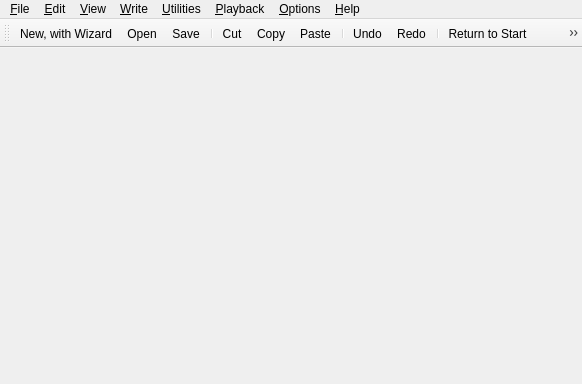
<?xml version="1.0" encoding="UTF-8"?>
<ui version="4.0">
 <class>MainWindow</class>
 <widget class="QMainWindow" name="MainWindow">
  <property name="geometry">
   <rect>
    <x>0</x>
    <y>0</y>
    <width>582</width>
    <height>384</height>
   </rect>
  </property>
  <property name="cursor">
   <cursorShape>ArrowCursor</cursorShape>
  </property>
  <property name="acceptDrops">
   <bool>false</bool>
  </property>
  <property name="windowTitle">
   <string>Speed MIDI Editor</string>
  </property>
  <property name="locale">
   <locale language="English" country="UnitedStates"/>
  </property>
  <property name="toolButtonStyle">
   <enum>Qt::ToolButtonIconOnly</enum>
  </property>
  <property name="documentMode">
   <bool>false</bool>
  </property>
  <widget class="QWidget" name="centralWidget"/>
  <widget class="QMenuBar" name="menuBar">
   <property name="enabled">
    <bool>true</bool>
   </property>
   <property name="geometry">
    <rect>
     <x>0</x>
     <y>0</y>
     <width>582</width>
     <height>22</height>
    </rect>
   </property>
   <widget class="QMenu" name="menuFile">
    <property name="title">
     <string>&amp;File</string>
    </property>
    <addaction name="actionFile_ShowLaunchDialog"/>
    <addaction name="separator"/>
    <addaction name="actionFile_NewWithWizard"/>
    <addaction name="actionFile_NewDefaultDocument"/>
    <addaction name="separator"/>
    <addaction name="actionFile_Open"/>
    <addaction name="actionFile_Close"/>
    <addaction name="actionFile_Save"/>
    <addaction name="actionFile_SaveAs"/>
    <addaction name="separator"/>
    <addaction name="actionFile_SaveCompatibleFile"/>
    <addaction name="actionFile_ExtractParts"/>
    <addaction name="separator"/>
    <addaction name="actionFile_Quit"/>
    <addaction name="separator"/>
   </widget>
   <widget class="QMenu" name="menuEdit">
    <property name="title">
     <string>&amp;Edit</string>
    </property>
    <addaction name="actionEdit_Undo"/>
    <addaction name="actionEdit_Redo"/>
    <addaction name="separator"/>
    <addaction name="actionEdit_SelectAll"/>
    <addaction name="separator"/>
    <addaction name="actionEdit_Cut"/>
    <addaction name="actionEdit_Copy"/>
    <addaction name="actionEdit_Paste"/>
    <addaction name="actionEdit_PasteScaleToSelection"/>
    <addaction name="separator"/>
    <addaction name="actionEdit_ClearCells"/>
    <addaction name="actionEdit_Delete"/>
    <addaction name="separator"/>
    <addaction name="actionEdit_NewTrackWizard"/>
    <addaction name="separator"/>
    <addaction name="actionEdit_InsertSelectedRange"/>
    <addaction name="actionEdit_Insert"/>
    <addaction name="separator"/>
    <addaction name="actionEdit_MeasureAttributes"/>
    <addaction name="actionEdit_TrackAttributes"/>
   </widget>
   <widget class="QMenu" name="menuView">
    <property name="title">
     <string>&amp;View</string>
    </property>
    <widget class="QMenu" name="menuView_Horizontal_zoom">
     <property name="title">
      <string>&amp;Horizontal Zoom</string>
     </property>
     <addaction name="actionView_HorizontalZoom_ZoomIn"/>
     <addaction name="actionView_HorizontalZoom_ZoomOut"/>
    </widget>
    <widget class="QMenu" name="menuView_Vertical_zoom">
     <property name="title">
      <string>&amp;Vertical Zoom</string>
     </property>
     <addaction name="actionView_VerticalZoom_ZoomIn"/>
     <addaction name="actionView_VerticalZoom_ZoomOut"/>
    </widget>
    <addaction name="separator"/>
    <addaction name="menuView_Horizontal_zoom"/>
    <addaction name="menuView_Vertical_zoom"/>
    <addaction name="actionView_FitAllTracks"/>
    <addaction name="separator"/>
    <addaction name="actionView_NoteNames"/>
   </widget>
   <widget class="QMenu" name="menuPlayback">
    <property name="title">
     <string>&amp;Playback</string>
    </property>
    <widget class="QMenu" name="menu_Track_flags">
     <property name="title">
      <string>&amp;Track Flags</string>
     </property>
     <addaction name="actionPlayback_TrackFlags_ToggleSolo"/>
     <addaction name="actionPlayback_TrackFlags_ToggleMute"/>
     <addaction name="separator"/>
     <addaction name="actionPlayback_TrackFlags_ToggleSoloExclusive"/>
     <addaction name="actionPlayback_TrackFlags_ToggleMuteExclusive"/>
    </widget>
    <addaction name="actionPlayback_ReturnToStart"/>
    <addaction name="actionPlayback_Stop"/>
    <addaction name="actionPlayback_Play"/>
    <addaction name="separator"/>
    <addaction name="actionPlayback_ListenChord"/>
    <addaction name="separator"/>
    <addaction name="actionPlayback_SetPlaybackSpeed"/>
    <addaction name="menu_Track_flags"/>
   </widget>
   <widget class="QMenu" name="menuHelp">
    <property name="title">
     <string>&amp;Help</string>
    </property>
    <addaction name="actionHelp_About"/>
   </widget>
   <widget class="QMenu" name="menuWrite">
    <property name="title">
     <string>&amp;Write</string>
    </property>
    <widget class="QMenu" name="menuWrite_multiple_cells">
     <property name="title">
      <string>Write &amp;Multiple Cells</string>
     </property>
     <addaction name="actionWrite_Write1"/>
     <addaction name="actionWrite_Write2"/>
     <addaction name="actionWrite_Write3"/>
     <addaction name="actionWrite_Write4"/>
     <addaction name="actionWrite_Write5"/>
     <addaction name="actionWrite_Write6"/>
     <addaction name="actionWrite_Write7"/>
     <addaction name="actionWrite_Write8"/>
     <addaction name="actionWrite_Write9"/>
     <addaction name="actionWrite_Write10"/>
    </widget>
    <widget class="QMenu" name="menuExtend_note_multiple_cells">
     <property name="title">
      <string>Extend Note Multiple &amp;Cells</string>
     </property>
     <addaction name="actionWrite_Extend1"/>
     <addaction name="actionWrite_Extend2"/>
     <addaction name="actionWrite_Extend3"/>
     <addaction name="actionWrite_Extend4"/>
     <addaction name="actionWrite_Extend5"/>
     <addaction name="actionWrite_Extend6"/>
     <addaction name="actionWrite_Extend7"/>
     <addaction name="actionWrite_Extend8"/>
     <addaction name="actionWrite_Extend9"/>
     <addaction name="actionWrite_Extend10"/>
    </widget>
    <widget class="QMenu" name="menuCell_length">
     <property name="title">
      <string>Cell &amp;Length</string>
     </property>
     <addaction name="actionWrite_CellLength_Double"/>
     <addaction name="actionWrite_CellLength_Halve"/>
     <addaction name="separator"/>
     <addaction name="actionWrite_CellLength_Triplets"/>
     <addaction name="actionWrite_CellLength_Duplets"/>
     <addaction name="actionWrite_CellLength_ArbitraryTuplets"/>
    </widget>
    <widget class="QMenu" name="menu_Track_Flags">
     <property name="title">
      <string>&amp;Track Flags</string>
     </property>
     <addaction name="actionWrite_TrackFlags_ToggleRecording"/>
     <addaction name="actionWrite_TrackFlags_ToggleRecordingExclusive"/>
    </widget>
    <addaction name="actionWrite_WriteOrExtendNote"/>
    <addaction name="menuWrite_multiple_cells"/>
    <addaction name="separator"/>
    <addaction name="actionWrite_ExtendNote"/>
    <addaction name="menuExtend_note_multiple_cells"/>
    <addaction name="separator"/>
    <addaction name="menuCell_length"/>
    <addaction name="separator"/>
    <addaction name="menu_Track_Flags"/>
   </widget>
   <widget class="QMenu" name="menuOptions">
    <property name="title">
     <string>&amp;Options</string>
    </property>
    <addaction name="actionOptions_Preferences"/>
   </widget>
   <widget class="QMenu" name="menu_Utilities">
    <property name="title">
     <string>&amp;Utilities</string>
    </property>
    <widget class="QMenu" name="menuTranspose">
     <property name="title">
      <string>&amp;Transpose</string>
     </property>
     <addaction name="actionUtilities_TransposeOctaveDrag"/>
     <addaction name="actionUtilities_TransposeOctaveMulti"/>
     <addaction name="separator"/>
     <addaction name="actionUtilities_TransposeDiatonicDrag"/>
     <addaction name="actionUtilities_TransposeDiatonicMulti"/>
     <addaction name="separator"/>
     <addaction name="actionUtilities_TransposeChromaticDrag"/>
     <addaction name="actionUtilities_TransposeChromaticMulti"/>
    </widget>
    <addaction name="actionUtilities_SplitNotes"/>
    <addaction name="actionUtilities_ConnectNotes"/>
    <addaction name="separator"/>
    <addaction name="actionUtilities_QuantizeToCellRaster"/>
    <addaction name="actionUtilities_ScaleNoteLength"/>
    <addaction name="actionUtilities_AddSwing"/>
    <addaction name="separator"/>
    <addaction name="menuTranspose"/>
    <addaction name="separator"/>
    <addaction name="actionUtilities_RemoveTopVoice"/>
    <addaction name="actionUtilities_RemoveBottomVoice"/>
   </widget>
   <addaction name="menuFile"/>
   <addaction name="menuEdit"/>
   <addaction name="menuView"/>
   <addaction name="menuWrite"/>
   <addaction name="menu_Utilities"/>
   <addaction name="menuPlayback"/>
   <addaction name="menuOptions"/>
   <addaction name="menuHelp"/>
  </widget>
  <widget class="QToolBar" name="mainToolBar">
   <property name="windowTitle">
    <string>Toolbar</string>
   </property>
   <attribute name="toolBarArea">
    <enum>TopToolBarArea</enum>
   </attribute>
   <attribute name="toolBarBreak">
    <bool>false</bool>
   </attribute>
   <addaction name="actionFile_NewWithWizard"/>
   <addaction name="actionFile_Open"/>
   <addaction name="actionFile_Save"/>
   <addaction name="separator"/>
   <addaction name="actionEdit_Cut"/>
   <addaction name="actionEdit_Copy"/>
   <addaction name="actionEdit_Paste"/>
   <addaction name="separator"/>
   <addaction name="actionEdit_Undo"/>
   <addaction name="actionEdit_Redo"/>
   <addaction name="separator"/>
   <addaction name="actionPlayback_ReturnToStart"/>
   <addaction name="actionPlayback_Stop"/>
   <addaction name="actionPlayback_Play"/>
  </widget>
  <action name="actionFile_NewWithWizard">
   <property name="icon">
    <iconset resource="speedymidi.qrc">
     <normaloff>:/images/flat/new.svg</normaloff>:/images/flat/new.svg</iconset>
   </property>
   <property name="text">
    <string>&amp;New, with Wizard...</string>
   </property>
   <property name="toolTip">
    <string>Create a new MIDI file</string>
   </property>
   <property name="shortcut">
    <string>Ctrl+N</string>
   </property>
  </action>
  <action name="actionFile_Open">
   <property name="icon">
    <iconset resource="speedymidi.qrc">
     <normaloff>:/images/flat/open.svg</normaloff>:/images/flat/open.svg</iconset>
   </property>
   <property name="text">
    <string>&amp;Open...</string>
   </property>
   <property name="toolTip">
    <string>Open</string>
   </property>
   <property name="shortcut">
    <string>Ctrl+O</string>
   </property>
  </action>
  <action name="actionFile_Close">
   <property name="text">
    <string>&amp;Close</string>
   </property>
   <property name="toolTip">
    <string>Close</string>
   </property>
   <property name="shortcut">
    <string>Ctrl+W</string>
   </property>
  </action>
  <action name="actionFile_Save">
   <property name="icon">
    <iconset resource="speedymidi.qrc">
     <normaloff>:/images/flat/save.svg</normaloff>:/images/flat/save.svg</iconset>
   </property>
   <property name="text">
    <string>&amp;Save</string>
   </property>
   <property name="toolTip">
    <string>Save</string>
   </property>
   <property name="shortcut">
    <string>Ctrl+S</string>
   </property>
  </action>
  <action name="actionFile_SaveAs">
   <property name="text">
    <string>Save &amp;As...</string>
   </property>
   <property name="toolTip">
    <string>Save file with a new name</string>
   </property>
   <property name="shortcut">
    <string>Ctrl+Shift+S</string>
   </property>
  </action>
  <action name="actionFile_Quit">
   <property name="text">
    <string>&amp;Quit</string>
   </property>
   <property name="toolTip">
    <string>Quits the application</string>
   </property>
   <property name="shortcut">
    <string>Ctrl+Q</string>
   </property>
  </action>
  <action name="actionEdit_Cut">
   <property name="icon">
    <iconset resource="speedymidi.qrc">
     <normaloff>:/images/flat/cut.svg</normaloff>:/images/flat/cut.svg</iconset>
   </property>
   <property name="text">
    <string>&amp;Cut</string>
   </property>
   <property name="toolTip">
    <string>Cut</string>
   </property>
   <property name="shortcut">
    <string>Ctrl+X</string>
   </property>
  </action>
  <action name="actionEdit_Copy">
   <property name="icon">
    <iconset resource="speedymidi.qrc">
     <normaloff>:/images/flat/copy.svg</normaloff>:/images/flat/copy.svg</iconset>
   </property>
   <property name="text">
    <string>C&amp;opy</string>
   </property>
   <property name="toolTip">
    <string>Copy</string>
   </property>
   <property name="shortcut">
    <string>Ctrl+C</string>
   </property>
  </action>
  <action name="actionEdit_Paste">
   <property name="icon">
    <iconset resource="speedymidi.qrc">
     <normaloff>:/images/flat/paste.svg</normaloff>:/images/flat/paste.svg</iconset>
   </property>
   <property name="text">
    <string>&amp;Paste</string>
   </property>
   <property name="toolTip">
    <string>Paste</string>
   </property>
   <property name="shortcut">
    <string>Ctrl+V</string>
   </property>
  </action>
  <action name="actionEdit_ClearCells">
   <property name="icon">
    <iconset resource="speedymidi.qrc">
     <normaloff>:/images/flat/clear.svg</normaloff>:/images/flat/clear.svg</iconset>
   </property>
   <property name="text">
    <string>C&amp;lear Cells</string>
   </property>
   <property name="shortcut">
    <string>Del</string>
   </property>
  </action>
  <action name="actionHelp_About">
   <property name="text">
    <string>&amp;About...</string>
   </property>
   <property name="toolTip">
    <string>Display program information, version number and license</string>
   </property>
  </action>
  <action name="actionEdit_Delete">
   <property name="icon">
    <iconset resource="speedymidi.qrc">
     <normaloff>:/images/flat/delete.svg</normaloff>:/images/flat/delete.svg</iconset>
   </property>
   <property name="text">
    <string>&amp;Delete</string>
   </property>
   <property name="shortcut">
    <string>Ctrl+Del</string>
   </property>
  </action>
  <action name="actionEdit_SelectAll">
   <property name="text">
    <string>Select &amp;All</string>
   </property>
   <property name="shortcut">
    <string>Ctrl+A</string>
   </property>
  </action>
  <action name="actionEdit_Insert">
   <property name="text">
    <string>&amp;Insert...</string>
   </property>
   <property name="toolTip">
    <string>Insert measures, tracks, or cells</string>
   </property>
   <property name="shortcut">
    <string>Shift+I</string>
   </property>
  </action>
  <action name="actionEdit_InsertSelectedRange">
   <property name="text">
    <string>Insert Selected &amp;Range</string>
   </property>
   <property name="shortcut">
    <string>I</string>
   </property>
  </action>
  <action name="actionPlayback_Play">
   <property name="checkable">
    <bool>true</bool>
   </property>
   <property name="icon">
    <iconset resource="speedymidi.qrc">
     <normaloff>:/images/flat/play.svg</normaloff>:/images/flat/play.svg</iconset>
   </property>
   <property name="text">
    <string>&amp;Play</string>
   </property>
   <property name="toolTip">
    <string>Start playback</string>
   </property>
   <property name="shortcut">
    <string>F6</string>
   </property>
  </action>
  <action name="actionPlayback_Stop">
   <property name="checkable">
    <bool>true</bool>
   </property>
   <property name="icon">
    <iconset resource="speedymidi.qrc">
     <normaloff>:/images/flat/stop.svg</normaloff>:/images/flat/stop.svg</iconset>
   </property>
   <property name="text">
    <string>&amp;Stop</string>
   </property>
   <property name="toolTip">
    <string>Stop playback</string>
   </property>
   <property name="shortcut">
    <string>F5</string>
   </property>
  </action>
  <action name="actionPlayback_ReturnToStart">
   <property name="text">
    <string>Return to Start</string>
   </property>
   <property name="toolTip">
    <string>Stop playback and return to the beginning of the song</string>
   </property>
  </action>
  <action name="actionEdit_MeasureAttributes">
   <property name="text">
    <string>&amp;Measure Attributes...</string>
   </property>
   <property name="shortcut">
    <string>U</string>
   </property>
  </action>
  <action name="actionEdit_TrackAttributes">
   <property name="text">
    <string>&amp;Track Attributes...</string>
   </property>
   <property name="shortcut">
    <string>K</string>
   </property>
  </action>
  <action name="actionPlayback_TrackFlags_ToggleSolo">
   <property name="text">
    <string>Toggle &amp;Solo Flag</string>
   </property>
   <property name="shortcut">
    <string>S</string>
   </property>
  </action>
  <action name="actionPlayback_TrackFlags_ToggleMute">
   <property name="text">
    <string>Toggle &amp;Mute Flag</string>
   </property>
   <property name="shortcut">
    <string>M</string>
   </property>
  </action>
  <action name="actionWrite_TrackFlags_ToggleRecording">
   <property name="text">
    <string>Toggle &amp;Recording Flag</string>
   </property>
   <property name="shortcut">
    <string>R</string>
   </property>
  </action>
  <action name="actionPlayback_TrackFlags_ToggleSoloExclusive">
   <property name="text">
    <string>Toggle Solo Flag, Disable in other Tracks</string>
   </property>
   <property name="shortcut">
    <string>Shift+S</string>
   </property>
  </action>
  <action name="actionPlayback_TrackFlags_ToggleMuteExclusive">
   <property name="text">
    <string>Toggle Mute Flag, Disable in other Tracks</string>
   </property>
   <property name="shortcut">
    <string>Shift+M</string>
   </property>
  </action>
  <action name="actionWrite_TrackFlags_ToggleRecordingExclusive">
   <property name="text">
    <string>Toggle Recording Flag, Disable in other Tracks</string>
   </property>
   <property name="shortcut">
    <string>Shift+R</string>
   </property>
  </action>
  <action name="actionWrite_WriteOrExtendNote">
   <property name="text">
    <string>&amp;Write or Extend Note</string>
   </property>
   <property name="shortcut">
    <string>Space</string>
   </property>
  </action>
  <action name="actionWrite_ExtendNote">
   <property name="text">
    <string>&amp;Extend Note</string>
   </property>
   <property name="shortcut">
    <string>Shift+Space</string>
   </property>
  </action>
  <action name="actionWrite_Write1">
   <property name="text">
    <string>&amp;1 cell</string>
   </property>
   <property name="shortcut">
    <string>1</string>
   </property>
  </action>
  <action name="actionWrite_Write2">
   <property name="text">
    <string>&amp;2 cells</string>
   </property>
   <property name="shortcut">
    <string>2</string>
   </property>
  </action>
  <action name="actionWrite_Write3">
   <property name="text">
    <string>&amp;3 cells</string>
   </property>
   <property name="shortcut">
    <string>3</string>
   </property>
  </action>
  <action name="actionWrite_Write4">
   <property name="text">
    <string>&amp;4 cells</string>
   </property>
   <property name="shortcut">
    <string>4</string>
   </property>
  </action>
  <action name="actionWrite_Write5">
   <property name="text">
    <string>&amp;5 cells</string>
   </property>
   <property name="shortcut">
    <string>5</string>
   </property>
  </action>
  <action name="actionWrite_Write6">
   <property name="text">
    <string>&amp;6 cells</string>
   </property>
   <property name="shortcut">
    <string>6</string>
   </property>
  </action>
  <action name="actionWrite_Write7">
   <property name="text">
    <string>&amp;7 cells</string>
   </property>
   <property name="shortcut">
    <string>7</string>
   </property>
  </action>
  <action name="actionWrite_Write8">
   <property name="text">
    <string>&amp;8 cells</string>
   </property>
   <property name="shortcut">
    <string>8</string>
   </property>
  </action>
  <action name="actionWrite_Write9">
   <property name="text">
    <string>&amp;9 cells</string>
   </property>
   <property name="shortcut">
    <string>9</string>
   </property>
  </action>
  <action name="actionWrite_Write10">
   <property name="text">
    <string>1&amp;0 cells</string>
   </property>
   <property name="shortcut">
    <string>0</string>
   </property>
  </action>
  <action name="actionWrite_Extend1">
   <property name="text">
    <string>&amp;1 cell</string>
   </property>
  </action>
  <action name="actionWrite_Extend2">
   <property name="text">
    <string>&amp;2 cells</string>
   </property>
  </action>
  <action name="actionWrite_Extend3">
   <property name="text">
    <string>&amp;3 cells</string>
   </property>
  </action>
  <action name="actionWrite_Extend4">
   <property name="text">
    <string>&amp;4 cells</string>
   </property>
  </action>
  <action name="actionWrite_Extend5">
   <property name="text">
    <string>&amp;5 cells</string>
   </property>
  </action>
  <action name="actionWrite_Extend6">
   <property name="text">
    <string>&amp;6 cells</string>
   </property>
  </action>
  <action name="actionWrite_Extend7">
   <property name="text">
    <string>&amp;7 cells</string>
   </property>
  </action>
  <action name="actionWrite_Extend8">
   <property name="text">
    <string>&amp;8 cells</string>
   </property>
  </action>
  <action name="actionWrite_Extend9">
   <property name="text">
    <string>&amp;9 cells</string>
   </property>
  </action>
  <action name="actionWrite_Extend10">
   <property name="text">
    <string>1&amp;0 cells</string>
   </property>
  </action>
  <action name="actionWrite_CellLength_Double">
   <property name="text">
    <string>&amp;Double</string>
   </property>
   <property name="shortcut">
    <string>+</string>
   </property>
  </action>
  <action name="actionWrite_CellLength_Halve">
   <property name="text">
    <string>&amp;Halve</string>
   </property>
   <property name="shortcut">
    <string>-</string>
   </property>
  </action>
  <action name="actionWrite_CellLength_Triplets">
   <property name="checkable">
    <bool>true</bool>
   </property>
   <property name="text">
    <string>&amp;Triplets</string>
   </property>
   <property name="shortcut">
    <string>T</string>
   </property>
  </action>
  <action name="actionWrite_CellLength_Duplets">
   <property name="checkable">
    <bool>true</bool>
   </property>
   <property name="text">
    <string>&amp;Duplets</string>
   </property>
   <property name="shortcut">
    <string>D</string>
   </property>
  </action>
  <action name="actionWrite_CellLength_ArbitraryTuplets">
   <property name="checkable">
    <bool>true</bool>
   </property>
   <property name="text">
    <string>&amp;Arbitrary Tuplets</string>
   </property>
   <property name="shortcut">
    <string>X</string>
   </property>
  </action>
  <action name="actionView_HorizontalZoom_ZoomIn">
   <property name="text">
    <string>Zoom &amp;In</string>
   </property>
   <property name="shortcut">
    <string>Ctrl++</string>
   </property>
  </action>
  <action name="actionView_HorizontalZoom_ZoomOut">
   <property name="text">
    <string>Zoom &amp;Out</string>
   </property>
   <property name="shortcut">
    <string>Ctrl+-</string>
   </property>
  </action>
  <action name="actionView_VerticalZoom_ZoomIn">
   <property name="text">
    <string>Zoom &amp;In</string>
   </property>
   <property name="shortcut">
    <string>Ctrl++</string>
   </property>
  </action>
  <action name="actionView_VerticalZoom_ZoomOut">
   <property name="text">
    <string>Zoom &amp;Out</string>
   </property>
   <property name="shortcut">
    <string>Ctrl+-</string>
   </property>
  </action>
  <action name="actionOptions_Preferences">
   <property name="text">
    <string>&amp;Preferences...</string>
   </property>
   <property name="toolTip">
    <string>Edit preferences</string>
   </property>
   <property name="shortcut">
    <string>Ctrl+P</string>
   </property>
  </action>
  <action name="actionView_NoteNames">
   <property name="checkable">
    <bool>true</bool>
   </property>
   <property name="text">
    <string>Note &amp;Names</string>
   </property>
   <property name="toolTip">
    <string>Show or hide note names</string>
   </property>
   <property name="shortcut">
    <string>N</string>
   </property>
  </action>
  <action name="actionPlayback_ListenChord">
   <property name="text">
    <string>&amp;Listen Chord, hold:</string>
   </property>
   <property name="shortcut">
    <string>F7</string>
   </property>
  </action>
  <action name="actionUtilities_SplitNotes">
   <property name="text">
    <string>&amp;Split Notes</string>
   </property>
   <property name="shortcut">
    <string>C</string>
   </property>
  </action>
  <action name="actionUtilities_ConnectNotes">
   <property name="text">
    <string>Co&amp;nnect Notes</string>
   </property>
   <property name="shortcut">
    <string>Shift+C</string>
   </property>
  </action>
  <action name="actionUtilities_ScaleNoteLength">
   <property name="text">
    <string>Scale Note &amp;Length...</string>
   </property>
   <property name="shortcut">
    <string>L</string>
   </property>
  </action>
  <action name="actionUtilities_AddSwing">
   <property name="text">
    <string>Add s&amp;wing...</string>
   </property>
   <property name="shortcut">
    <string>G</string>
   </property>
  </action>
  <action name="actionUtilities_TransposeChromaticDrag">
   <property name="text">
    <string>&amp;Chromatic Step, hold:</string>
   </property>
   <property name="shortcut">
    <string>F4</string>
   </property>
  </action>
  <action name="actionUtilities_TransposeDiatonicDrag">
   <property name="text">
    <string>&amp;Diatonic Step, hold:</string>
   </property>
   <property name="shortcut">
    <string>F3</string>
   </property>
  </action>
  <action name="actionEdit_NewTrackWizard">
   <property name="icon">
    <iconset resource="speedymidi.qrc">
     <normaloff>:/images/flat/wand.svg</normaloff>:/images/flat/wand.svg</iconset>
   </property>
   <property name="text">
    <string>&amp;New Track Wizard...</string>
   </property>
   <property name="shortcut">
    <string>W</string>
   </property>
  </action>
  <action name="actionUtilities_QuantizeToCellRaster">
   <property name="text">
    <string>&amp;Quantize to Cell Raster</string>
   </property>
   <property name="shortcut">
    <string>Q</string>
   </property>
  </action>
  <action name="actionUtilities_TransposeOctaveDrag">
   <property name="text">
    <string>&amp;Octave Step, hold:</string>
   </property>
   <property name="shortcut">
    <string>F2</string>
   </property>
  </action>
  <action name="actionUtilities_TransposeOctaveMulti">
   <property name="text">
    <string>Multiple O&amp;ctaves...</string>
   </property>
   <property name="shortcut">
    <string>Shift+F2</string>
   </property>
  </action>
  <action name="actionUtilities_TransposeDiatonicMulti">
   <property name="text">
    <string>Multiple D&amp;iatonic Steps...</string>
   </property>
   <property name="shortcut">
    <string>Shift+F3</string>
   </property>
  </action>
  <action name="actionUtilities_TransposeChromaticMulti">
   <property name="text">
    <string>Multiple C&amp;hromatic Steps...</string>
   </property>
   <property name="shortcut">
    <string>Shift+F4</string>
   </property>
  </action>
  <action name="actionFile_NewDefaultDocument">
   <property name="text">
    <string>Ne&amp;w Default Document</string>
   </property>
   <property name="shortcut">
    <string>Ctrl+Shift+N</string>
   </property>
  </action>
  <action name="actionFile_ShowLaunchDialog">
   <property name="text">
    <string>&amp;Show Launch Dialog...</string>
   </property>
   <property name="shortcut">
    <string>Ctrl+L</string>
   </property>
  </action>
  <action name="actionFile_SaveCompatibleFile">
   <property name="text">
    <string>Save Co&amp;mpatible File...</string>
   </property>
   <property name="shortcut">
    <string>Ctrl+M</string>
   </property>
  </action>
  <action name="actionEdit_PasteScaleToSelection">
   <property name="text">
    <string>Paste and &amp;Scale to Selection</string>
   </property>
   <property name="shortcut">
    <string>Ctrl+B</string>
   </property>
  </action>
  <action name="actionPlayback_SetPlaybackSpeed">
   <property name="text">
    <string>Set Playback Sp&amp;eed...</string>
   </property>
   <property name="shortcut">
    <string>F8</string>
   </property>
  </action>
  <action name="actionView_FitAllTracks">
   <property name="text">
    <string>&amp;Fit All Tracks</string>
   </property>
   <property name="shortcut">
    <string>Ctrl+F</string>
   </property>
  </action>
  <action name="actionEdit_Undo">
   <property name="icon">
    <iconset resource="speedymidi.qrc">
     <normaloff>:/images/flat/undo.svg</normaloff>:/images/flat/undo.svg</iconset>
   </property>
   <property name="text">
    <string>Undo</string>
   </property>
   <property name="shortcut">
    <string>Ctrl+Z</string>
   </property>
  </action>
  <action name="actionEdit_Redo">
   <property name="icon">
    <iconset resource="speedymidi.qrc">
     <normaloff>:/images/flat/redo.svg</normaloff>:/images/flat/redo.svg</iconset>
   </property>
   <property name="text">
    <string>Redo</string>
   </property>
   <property name="shortcut">
    <string>Ctrl+Y</string>
   </property>
  </action>
  <action name="actionFile_ExtractParts">
   <property name="text">
    <string>E&amp;xtract parts...</string>
   </property>
   <property name="shortcut">
    <string>Ctrl+E</string>
   </property>
  </action>
  <action name="actionUtilities_RemoveTopVoice">
   <property name="text">
    <string>Remove to&amp;p voice</string>
   </property>
   <property name="shortcut">
    <string>V</string>
   </property>
  </action>
  <action name="actionUtilities_RemoveBottomVoice">
   <property name="text">
    <string>Remove &amp;bottom voice</string>
   </property>
   <property name="shortcut">
    <string>Shift+V</string>
   </property>
  </action>
 </widget>
 <layoutdefault spacing="6" margin="11"/>
 <resources>
  <include location="speedymidi.qrc"/>
 </resources>
 <connections/>
</ui>
